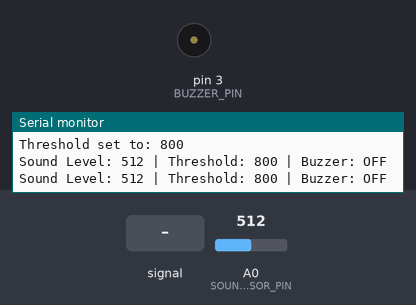
Recording of a sketch running on a simulated Arduino Uno, built with avr-gcc and run on an emulated ATmega328P. Parts: buzzer (waves = sounding, pin HIGH), the last lines printed to the serial monitor. The test bench sets the inputs (shaded band); at power-on: A0 (SOUND_SENSOR_PIN) = 512.

Above: at 1.2 s.
1.3 s: A0 (SOUND_SENSOR_PIN) fed a 200 Hz sine of ±460 counts around its level
At 2.03 s:
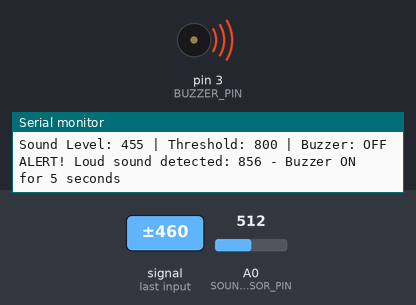
Timing chart, 0 to 10.3 s (numbered marks = the images above; inputs shaded):
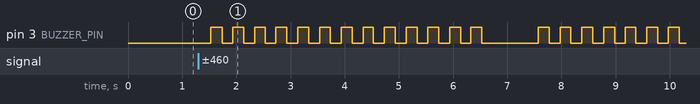

Measured:
- after the input at 1.3 s, pin 3 (BUZZER_PIN): goes 12 × (HIGH 0.20 s, LOW 0.20 s), HIGH 0.20 s, LOW 1.0 s, 6 × (HIGH 0.20 s, LOW 0.20 s), HIGH 0.20 s, then LOW, starting after 0.23 s

The sketch:

sound_buzzer_alarm.ino
```cpp
/*
 * Sound Sensor Buzzer Alarm for Arduino Uno with Grove Base Shield
 *
 * Hardware:
 * - Arduino Uno
 * - Grove Base Shield
 * - Grove Sound Sensor
 * - Grove Buzzer
 *
 * Connections (Grove Base Shield):
 * - Sound Sensor: Connect to Grove port A0 (analog)
 * - Buzzer: Connect to Grove port D3 (digital)
 *
 * Behavior:
 * - Continuously monitors sound level from the sound sensor
 * - When sound exceeds threshold, buzzer activates for exactly 5 seconds
 * - Buzzer stops after 5 seconds, then can be triggered again
 */

// Pin definitions for Grove Base Shield
#define SOUND_SENSOR_PIN A0  // Sound sensor connected to Grove port A0
#define BUZZER_PIN 3         // Buzzer connected to Grove port D3

// Threshold settings
// Note: Sound sensors output analog values (0-1023), not direct decibel readings
// Higher value = less sensitive (only triggers on louder sounds)
// Adjust this value based on your environment - increase if it triggers too easily
const int SOUND_THRESHOLD = 800;  // High threshold - only triggers on loud sounds (clapping, shouting)

// Variables
int soundValue = 0;           // Current sound sensor reading
bool buzzerActive = false;    // Track buzzer state
bool inCooldown = false;      // Cooldown period after buzzer stops

// Timing settings
unsigned long buzzerStartTime = 0;
unsigned long cooldownStartTime = 0;
const unsigned long BUZZER_DURATION = 5000;  // Buzzer stays on for 5 seconds (5000ms)
const unsigned long COOLDOWN_DURATION = 1000;  // 1 second cooldown after buzzer stops

void setup() {
  // Initialize serial communication for debugging
  Serial.begin(9600);
  Serial.println("Sound Sensor Buzzer Alarm");
  Serial.println("=========================");

  // Set buzzer pin as output
  pinMode(BUZZER_PIN, OUTPUT);

  // Ensure buzzer is off at startup
  digitalWrite(BUZZER_PIN, LOW);

  // Sound sensor pin is analog input (default)

  Serial.println("Ready! Monitoring sound levels...");
  Serial.print("Threshold set to: ");
  Serial.println(SOUND_THRESHOLD);
  Serial.println();
}

void loop() {
  // Get current time
  unsigned long currentTime = millis();

  // Handle cooldown period (after buzzer was turned off)
  if (inCooldown) {
    if (currentTime - cooldownStartTime >= COOLDOWN_DURATION) {
      inCooldown = false;
      Serial.println("Cooldown complete - Ready to detect sounds");
    }
    delay(10);
    return;  // Skip everything during cooldown
  }

  // If buzzer is active, only check if it's time to turn it off
  if (buzzerActive) {
    unsigned long elapsedTime = currentTime - buzzerStartTime;

    if (elapsedTime >= BUZZER_DURATION) {
      // Time's up - turn off buzzer
      digitalWrite(BUZZER_PIN, LOW);
      buzzerActive = false;
      inCooldown = true;
      cooldownStartTime = currentTime;
      Serial.println("5 seconds elapsed - Buzzer OFF (entering cooldown)");
    } else {
      // Create warning tone pattern (beep on/off every 200ms)
      if ((elapsedTime / 200) % 2 == 0) {
        digitalWrite(BUZZER_PIN, HIGH);
      } else {
        digitalWrite(BUZZER_PIN, LOW);
      }
    }
    delay(10);
    return;  // Don't check sound while buzzer is on
  }

  // Buzzer is OFF and not in cooldown - read sound sensor
  soundValue = analogRead(SOUND_SENSOR_PIN);

  if (soundValue > SOUND_THRESHOLD) {
    // Sound is loud - activate buzzer
    digitalWrite(BUZZER_PIN, HIGH);
    buzzerActive = true;
    buzzerStartTime = millis();  // Use fresh timestamp

    // Print alert message
    Serial.print("ALERT! Loud sound detected: ");
    Serial.print(soundValue);
    Serial.println(" - Buzzer ON for 5 seconds");
  }

  // Print current sound level periodically for monitoring
  static unsigned long lastPrintTime = 0;
  if (currentTime - lastPrintTime > 500) {  // Print every 500ms
    Serial.print("Sound Level: ");
    Serial.print(soundValue);
    Serial.print(" | Threshold: ");
    Serial.print(SOUND_THRESHOLD);
    Serial.print(" | Buzzer: ");
    Serial.println(buzzerActive ? "ON" : "OFF");
    lastPrintTime = currentTime;
  }

  delay(10);
}
```
